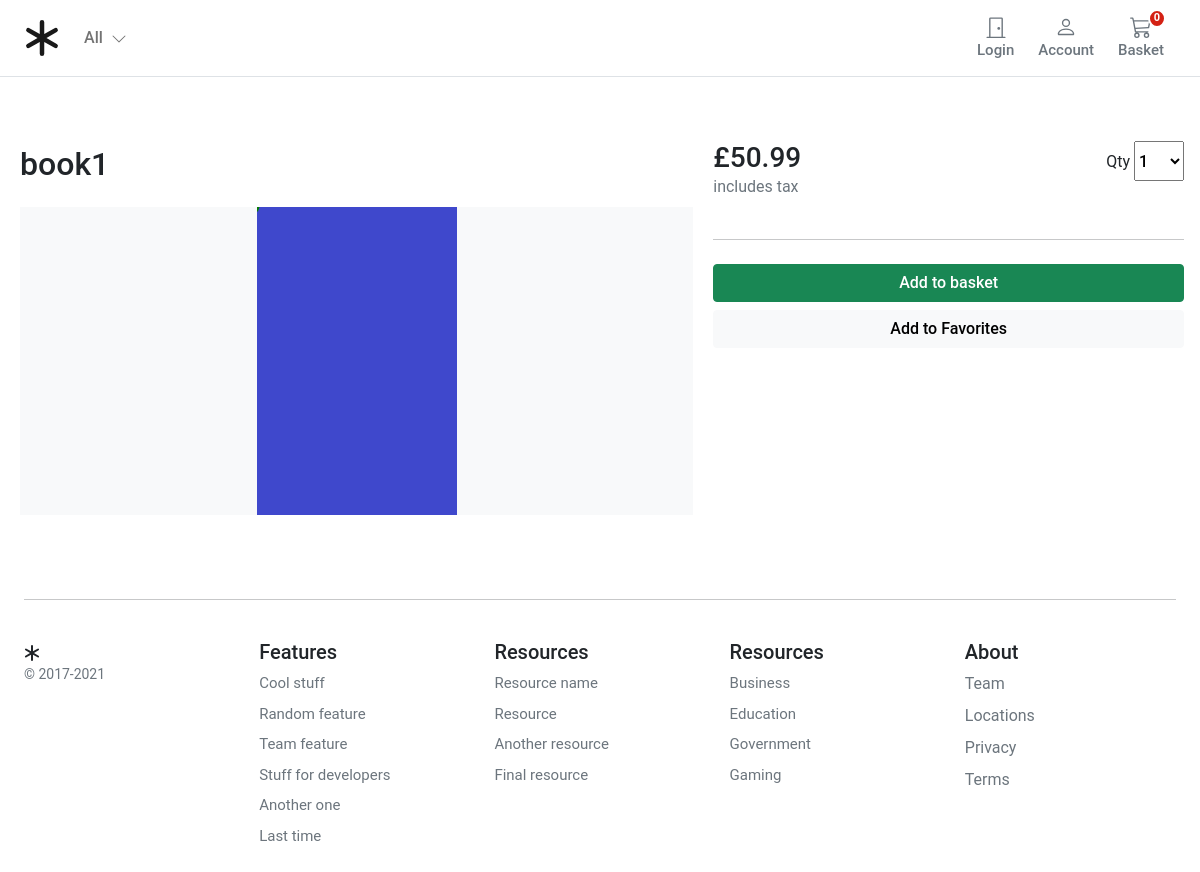
The app's page /book1 with its own data.
### store/models.py (models this page shows)
class Product(PolymorphicModel):
    title = models.CharField(max_length=255)
    description = models.TextField(blank=True)
    image = models.ImageField(upload_to='images/', default='images/default.png')
    slug = models.SlugField(max_length=255)
    price = models.DecimalField(max_digits=4, decimal_places=2)
    in_stock = models.BooleanField(default=True)
    is_active = models.BooleanField(default=True)
    created = models.DateTimeField(auto_now_add=True)
    updated = models.DateTimeField(auto_now=True)

### store/views.py (the view)
# urls.py: path('<slug:slug>', views.product_detail, name='product_detail'),
def product_detail(request, slug):
    product = get_object_or_404(Product, slug=slug, in_stock=True)
    return render(request, 'store/single.html', {'product': product})

### basket/basket.py (called while the page is built)
    def __len__(self):
        return sum(item['qty'] for item in self.basket.values())

### basket/context_processors.py (called while the page is built)
def basket(request):
    return {'basket': Basket(request)}

### store/context_processors.py (called while the page is built)
def categories(request):
    return {
        'categories': Category.objects.all()
    }

### templates/store/single.html (shortened to what this page needs)
{% extends "../base.html" %}
{% load static %}
{% block stylesheet %}{% static 'store/css/store.css' %}{% endblock %}
{% block content %}
<div class="container">
  <div class="row g-3">
    <div class="col-md-5 ps-3 col-lg-5 order-md-last p-0 order-1">
      <div class="d-grid gap-2">
        <div class="d-flex d-flex-inline justify-content-between">
          <div><span class="h3">£{{ product.price }}</span>
            <p class="text-muted">includes tax</p>
          </div>
          <div>
            <label for="select">Qty</label>
            <select id="select" class="h6 store-select-dropdown">
              <option value="1">1</option>
            </select>
          </div>
        </div>
        <hr>
        <button type="button" id="add-button" value="{{product.id}}" class="btn btn-success fw500">Add to
          basket</button>
        <button type="button" id="add-button" value="{{product.id}}" class="btn btn-light fw500">Add to
          Favorites</button>
      </div>
    </div>
    <div class="col-md-7 col-lg-7 p-0">
      <div class="card mb-3 border-0">
        <div class="row g-0">
          <div class="col-md-12">
            <div class="card-body p-1">
              <h1 class="mb-0 h2 pe-4 pb-4">{{ product.title }}</h1>
              <div class="bg-light"><img class="img-fluid mx-auto d-block" width="200px" alt="Responsive image"
                  src="{{ product.image.url }}"> </div>
            </div>
          </div>
        </div>
      </div>
    </div>
  </div>
</div>
{% endblock %}

### static/core/css/base.css (style rules this page uses)
@media (min-width: 1000px) { .container { max-width: 1000px; } }
@media (max-width: 1200px) { .container { max-width: 100%; padding:0 24px; } }
html, body, p, div { letter-spacing: -0.02px; font-family: 'Roboto', sans-serif; }
.fw500 { font-weight: 500; }

### static/store/css/store.css (style rules this page uses)
.store-select-dropdown { width:50px; height:40px; }

### records on screen
Product: price "50.99", title "book1", image (placeholder picture)
